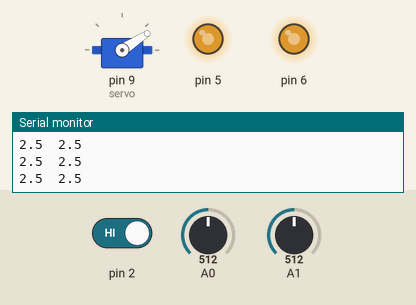
Bench run of a sketch on a simulated Arduino Uno, built with avr-gcc and run on an emulated ATmega328P. Shown: servo, output pins drawn as LEDs (lit = HIGH), the last lines printed to the serial monitor. The test bench sets the inputs (shaded band); at power-on: A0 = 512, A1 = 512, pin 2 HIGH. Servo pulses on a pin are drawn as a servo (544–2400 µs = 0–180°).

Above: at 0.8 s.
0.9 s: A0 set to 716
At 1.4 s:
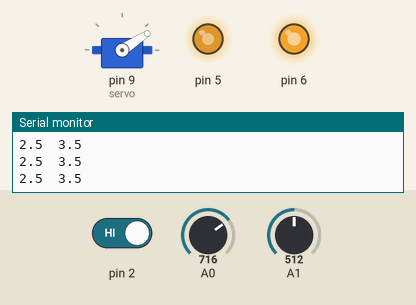
2.4 s: A1 set to 716
At 3.4 s:
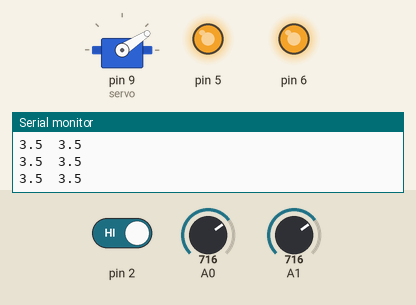
3.9 s: pin 2 driven LOW
At 4.2 s:
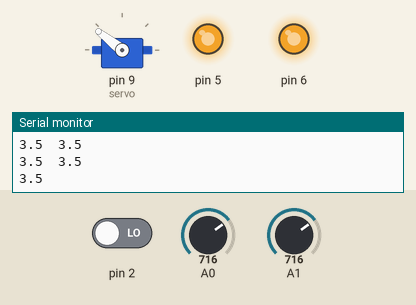
6.4 s: A0 set to 511
At 7.0 s:
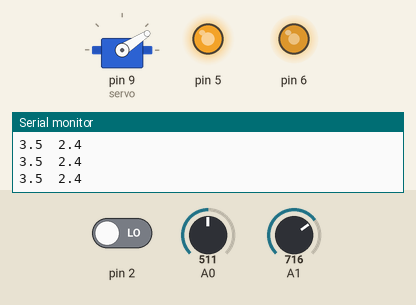
7.9 s: A1 set to 306
At 9.0 s:
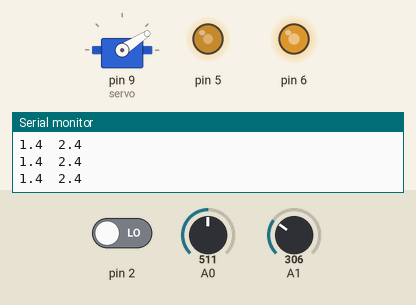
9.4 s: A0 set to 306
At 10.4 s:
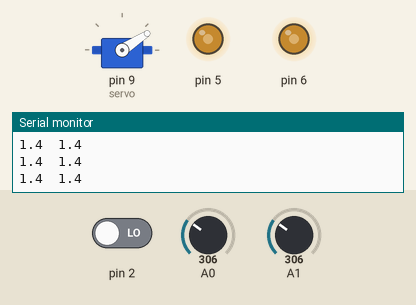
Timing chart, 0 to 11.9 s (numbered marks = the images above; inputs shaded):
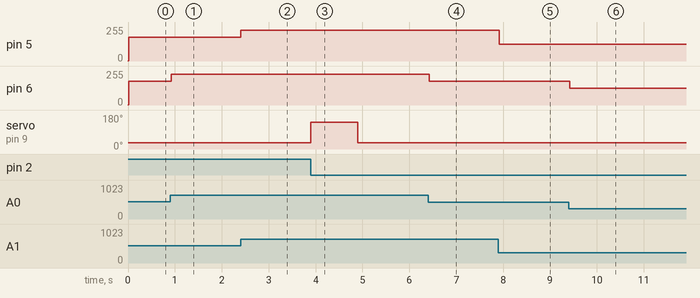

Measured:
- after the input at 0.9 s, pin 6: 178/255 → 229/255 at once
- after the input at 2.4 s, pin 5: 178/255 → 229/255 at once
- after the input at 3.9 s, servo on pin 9 (servo): 33° → 142° at once, → 33° 1.0 s later
- after the input at 6.4 s, pin 6: 229/255 → 177/255 at once
- after the input at 7.9 s, pin 5: 229/255 → 127/255 at once
- after the input at 9.4 s, pin 6: 177/255 → 127/255 at once

The sketch:

genesis-16.ino
```cpp
#include <avr/io.h>
#include <stdlib.h>
#include <util/delay.h>
#include <avr/interrupt.h>

unsigned int  flag = 0,i;

// Initialize ADC
void adc_init()
{
  //Vcc is reference voltage, left shift adc result
  ADMUX |= ((1 << REFS0) | (1 << ADLAR));

  //Enable adc, prescaler 128
  ADCSRA |= ((1 << ADEN) | (1 << ADPS2) | (1 << ADPS1) | (1 << ADPS0));
}

/**
 * Set the data to be transmitted by USART
 * @param y The data to be loaded
 */
void uwrite(char y)
{
  // Wait till the transmit buffer is empty, to send the data to the laptop
  while (!(UCSR0A&(1<<UDRE0)));

  // Load the data to be transmitted
  UDR0=y;

  // Clear the register to be used again
  UCSR0A |= 1<<UDRE0;
}

/**
 * Transmit data throught USART
 * This function initializes the transmittance of data from uno to the lap
 * @param d
 */
void utrans(uint16_t d)
{
  //8 DATA BITS
  UCSR0C |= 1<<UCSZ01 | 1<<UCSZ00 ;

  // Enable transmit to the laptop
  UCSR0B |= 1<<TXEN0 ;

  // Set BAUD rate - 9600
  UBRR0H = d>>8;
  UBRR0L = d;
}

/**
 * Initialize the servo
 */
void servo_init()
{
   // Fast PWM(Mode 14)given by setting WGM bits
   TCCR1A|=(1<<COM1A1)|(1<<COM1B1)|(1<<WGM11);

   // NON Inverted mode by setting COM1A1, and COM1B1, PRESCALER=64
   TCCR1B|=(1<<WGM13)|(1<<WGM12)|(1<<CS11)|(1<<CS10);

   // Set output frequency as 50Hz, as given in servo.
   ICR1=4999;

   // PB1 is output
   DDRB|=(1<<PB1);
}

/**
 * Initialize the interrupt
 */
void interrupt_init()
{
  // Falling edge interrupt for INT0 pin
  EICRA|=(1<<ISC01);

  // Enable interrupt for INT0 pin
  EIMSK|=(1<<INT0);
}

/**
 * Read the adc values
 * @return the read ADC value
 */
int adc_read()
{
  // Start ADC conversion
  ADCSRA |= (1 << ADSC);

  // Wait for ADC conversion to complete.
  while (ADCSRA != (ADCSRA | (1 << ADIF)));

  // Clear conversion flag by writing one
  ADCSRA |= (1 << ADIF);
  return ADCH;
}

/**
 * Initialize PWM for the wheels of the bot.
 */
void pwm_init()
{
  // Fast PWM by setting WGM pins. Non-inverting mode by setting COM registers.
  TCCR0A = ((1 << COM0A1) | (1 << COM0B1) | (1 << WGM00) | (1 << WGM01));

  // prescale 1024
  TCCR0B = ((1 << CS00) | (1 << CS02));
}

int main()
{
  int  ch,p,q;
  long int z1,z2,x1;
  adc_init();
  pwm_init();
  servo_init();
  interrupt_init();

  // Enable global interrupts
  sei();

  // 104 corresponds to baud rate as 9600
  utrans(104);

  // Servo output is PB1. PD5, and PD6 are wheel outputs.
  DDRB |= (1<<PB1);
  DDRD |= (1<<PD5)|(1<<PD6);

  // Output for servo
  OCR1A=220;
  while (1)
  {
    // ADC1
    ADMUX |= (1 << MUX0);

    // Set each wheels output as ADC values + 50
    ch = adc_read()+50;
    z1= ch -50 ;
    if(ch>255)
    ch=255;
    OCR0B = ch;


    ADMUX &= ~(1 << MUX0);
    ch = adc_read()+50;
    z2 = ch - 50 ;
    if(ch>255)
    ch=255;
    OCR0A = ch;

    // Write all the ADC values to the Serial monitor.

    x1=(5000*z1)/255;

    p=x1/1000;
    q=x1%1000;
    q/=100;
    uwrite((p + '0'));
    uwrite('.');
    uwrite((q + '0'));

    uwrite('\t');

    x1=(5000*z2)/255;

    p=x1/1000;
    q=x1%1000;
    q/=100;
    uwrite((p + '0'));
    uwrite('.');
    uwrite((q + '0'));
    uwrite('\n');
   }
}

/**
 * Interrupt service routine for the IR module
 */
ISR (INT0_vect)
{
  // Angle during lift
  OCR1A=500;
  _delay_ms(1000);

  // Back to default angle
  OCR1A=220;
}
```
